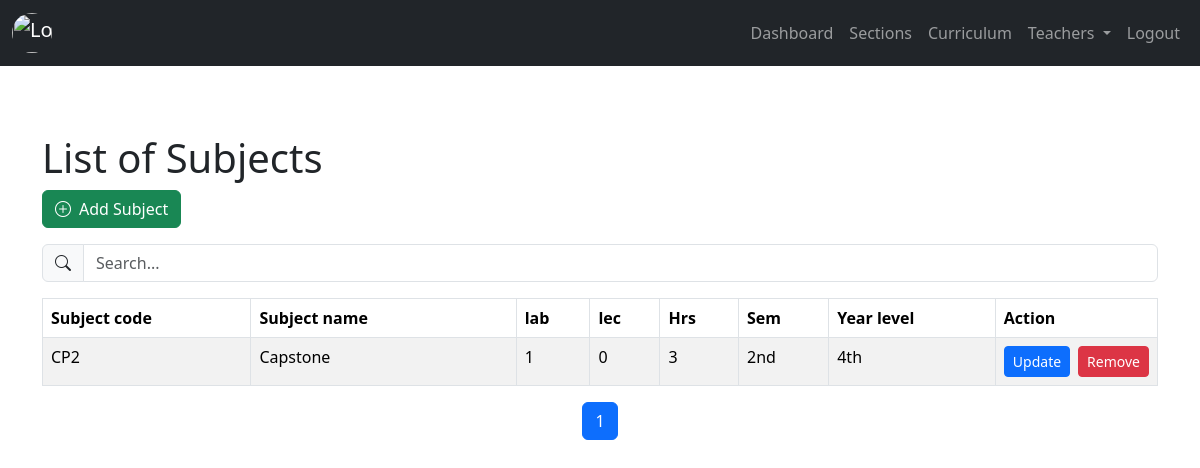
/admin/curriculum.php, run on an earlier commit of the app's database.
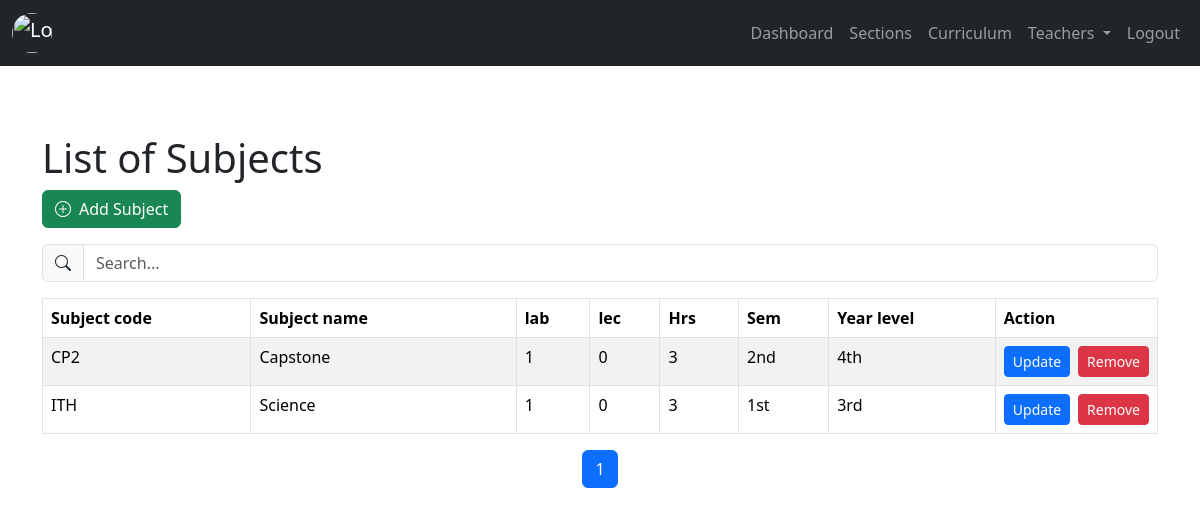
And on a later commit of the database.
### tables this page shows
CREATE TABLE `tblcurriculum` (
  `subject_id` int(11) NOT NULL,
  `subject_code` varchar(60) NOT NULL,
  `subject_name` varchar(60) NOT NULL,
  `lab_num` int(11) NOT NULL,
  `lec_num` int(11) NOT NULL,
  `hours` int(11) NOT NULL,
  `semester` int(11) NOT NULL,
  `designated_year_level` int(11) NOT NULL,
  `subject_status` int(11) NOT NULL DEFAULT 1 COMMENT '0=archive,1=exist'
);

### admin/backend/db.php (called while the page is built, shortened)
<?php
class db_connect
{
    public $host = db_host;
    public $user = db_user;
    public $pass = db_pass;
    public $name = db_name;
    public function connect()
    {
        try {
            $this->conn = new mysqli($this->host, $this->user, $this->pass, $this->name);
        } catch (\Throwable $th) {
            header("Location:setup.php");
        }
    }
}

### admin/backend/class.php (called while the page is built, shortened)
<?php
include ('db.php');
class global_class extends db_connect
{
    public function fetch_all_Subject()
    {
        $query = $this->conn->prepare("SELECT *
        FROM `TblCurriculum`
        where subject_status='1'
        ");
        if ($query->execute()) {
            $result = $query->get_result();
            return $result;
        }
    }
}

### admin/backend/end-points/fetchAllsubject.php (the view)
<?php
                $fetch_all_Subject = $db->fetch_all_Subject();
                if (!empty($fetch_all_Subject)) {
                    foreach ($fetch_all_Subject as $subject):
                ?>
                <tr>
                    <td class="p-2"><?= $subject['subject_code']; ?></td>
                    <td class="p-2"><?= $subject['subject_name']; ?></td>
                    <td class="p-2"><?= $subject['lab_num']; ?></td>
                    <td class="p-2"><?= $subject['lec_num']; ?></td>
                    <td class="p-2"><?= $subject['hours']; ?></td>
                    <td class="p-2">
                        <?php
                            $semester = $subject['semester'];
                            if ($semester == 1) {
                                echo $semester . 'st';
                            } elseif ($semester == 2) {
                                echo $semester . 'nd';
                            } elseif ($semester == 3) {
                                echo $semester . 'rd';
                            } else {
                                echo $semester . 'th';
                            }
                        ?>
                    </td>
                    <td class="p-2">
                        <?php
                            $year_level = $subject['designated_year_level'];
                            if ($year_level == 1) {
                                echo $year_level . 'st';
                            } elseif ($year_level == 2) {
                                echo $year_level . 'nd';
                            } elseif ($year_level == 3) {
                                echo $year_level . 'rd';
                            } else {
                                echo $year_level . 'th';
                            }
                        ?>
                    </td>
                    <td class="p-2">
                        <div class="d-flex gap-2">
                            <button class="btn btn-primary btn-sm updateSubjectToggler" data-bs-toggle="modal" data-bs-target="#updateSubjectModal"
                                data-subject_id="<?=$subject['subject_id']?>"
                                data-subject_code="<?=$subject['subject_code']?>"
                                data-subject_name="<?=$subject['subject_name']?>"
                                data-lab_num="<?=$subject['lab_num']?>"
                                data-lec_num="<?=$subject['lec_num']?>"
                                data-hours="<?=$subject['hours']?>"
                                data-semester="<?=$subject['semester']?>"
                                data-designated_year_level="<?=$subject['designated_year_level']?>"
                                >Update</button>
                                <button class="btn btn-danger btn-sm removeSubject" data-subject_id="<?=$subject['subject_id']?>">Remove</button>
                        </div>
                    </td>
                </tr>
                <?php
                    endforeach;
                } else { ?>
                    <tr>
                        <td colspan="8" class="p-2 text-center">No Record found.</td>
                    </tr>
                <?php } ?>

### admin/components/header.php (shortened to what this page needs)
<?php
include('backend/class.php');
$db = new global_class();
?>
<head>
  <link href="https://cdn.jsdelivr.net/npm/bootstrap@5.3.3/dist/css/bootstrap.min.css" rel="stylesheet">
  <link rel="stylesheet" href="https://cdn.jsdelivr.net/npm/sweetalert2@11/dist/sweetalert2.min.css">
  <link rel="stylesheet" href="https://cdnjs.cloudflare.com/ajax/libs/AlertifyJS/1.13.1/css/alertify.css" />
  <link rel="stylesheet" href="css/header.css">
</head>
<body>
  <?php include "../function/PageLoader.php";?>
  <nav class="navbar navbar-expand-lg navbar-dark bg-dark">
    <div class="container-fluid">
      <a class="navbar-brand" href="#">
        <img src="https://encrypted-tbn0.gstatic.com/images?q=tbn:ANd9GcSiQc01tubeOKno4VlBcUlZ-OEjad8ChfAYOw&s" alt="Logo" class="rounded-circle" style="width: 40px; height: 40px; object-fit: cover;">
      </a>
      <div class="collapse navbar-collapse" id="navbarNav">
        <ul class="navbar-nav ms-auto">
          <li class="nav-item">
            <a class="nav-link" href="index.php">Dashboard</a>
          </li>
          <li class="nav-item">
            <a class="nav-link" href="section.php">Sections</a>
          </li>
          <li class="nav-item">
            <a class="nav-link" href="curriculum.php">Curriculum</a>
          </li>
          <li class="nav-item dropdown">
            <a class="nav-link dropdown-toggle" href="#" id="navbarTeachersDropdown" role="button" data-bs-toggle="dropdown" aria-expanded="false">
              Teachers
            </a>
          </li>
          <li class="nav-item">
            <a class="nav-link" href="logout.php">Logout</a>
          </li>
        </ul>
      </div>
    </div>
  </nav>
  <div class="content">

### function/PageLoader.php (shortened to what this page needs)
</head>
<body>
</body>
</html>

### admin/curriculum.php (shortened to what this page needs)
<?php
include "components/header.php";
?>
<div class="container mt-5">
    <h1>List of Subjects</h1>
    <button class="btn btn-success mb-3" data-bs-toggle="modal" data-bs-target="#addSubjectModal">
        <i class="bi bi-plus-circle me-2"></i>Add Subject
    </button>
    <div class="input-group mb-3">
        <span class="input-group-text"><i class="bi bi-search"></i></span>
        <input type="text" id="searchInput" class="form-control" placeholder="Search...">
    </div>
    <div class="table-responsive">
        <table class="table table-striped table-bordered" id="dataTable">
            <thead>
                <tr>
                    <th>Subject code</th>
                    <th style="min-width: 150px;">Subject name</th>
                    <th>lab</th>
                    <th>lec</th>
                    <th>Hrs</th>
                    <th>Sem</th>
                    <th>Year level</th>
                    <th style="width: 100px;">Action</th>
                </tr>
            </thead>
            <tbody>
           <?php include "backend/end-points/fetchAllsubject.php";?>
            </tbody>
        </table>
    </div>
    <nav aria-label="Page navigation">
        <ul class="pagination justify-content-center" id="pagination"></ul>
    </nav>
</div>
<?php
include "components/footer.php";
?>

### admin/components/footer.php (shortened to what this page needs)
</div>
<link href="https://cdn.jsdelivr.net/npm/bootstrap-icons/font/bootstrap-icons.css" rel="stylesheet">
</body>
</html>

### admin/css/header.css (style rules this page uses)
.content { transition: margin-left 0.3s ease; padding: 20px; }
.navbar { z-index: 1060; }
.content { z-index: 100; }

What changed in the data, as far as the page shows it:
added tblcurriculum: subject_code "ITH", subject_name "Science", lab_num "1", lec_num "0", hours "3", semester "1", designated_year_level "3"
